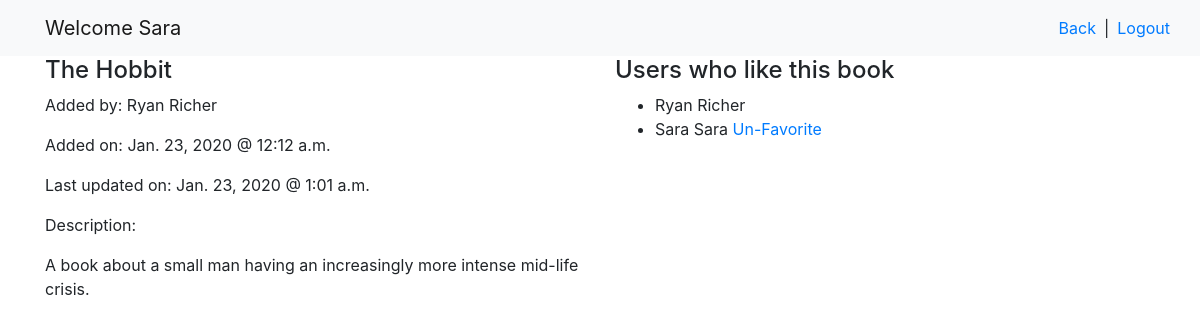
The app's page /books/1 (signed in) with its own data.
### books_app/models.py (models this page shows)
class User(models.Model):
    first_name = models.CharField(max_length=255)
    last_name = models.CharField(max_length=255)
    email = models.CharField(max_length=255)
    password = models.CharField(max_length=255)
    objects = LoginManager()
    created_at = models.DateTimeField(auto_now_add=True)
    updated_at = models.DateTimeField(auto_now=True)

class Book(models.Model):
    creator = models.ForeignKey(User, related_name="created_books", on_delete=models.CASCADE)
    favorites = models.ManyToManyField(User, related_name="favorites")
    title = models.CharField(max_length=255)
    desc = models.TextField()
    objects = BookManager()
    created_at = models.DateTimeField(auto_now_add=True)
    updated_at = models.DateTimeField(auto_now=True)

### books_app/views.py (the view, shortened to what this page needs)
# urls.py: path('books/<int:book_id>', views.show),
def show(request, book_id):
    if request.method == 'GET':
        if not request.session['userid']:
            return redirect('/')
        context = {
            'user': User.objects.get(id=request.session['userid']),
            'book': Book.objects.get(id=book_id)
        }
        return render(request, 'show.html', context)

### books_app/templates/show.html (shortened to what this page needs)
<!DOCTYPE html>
<html lang="en">
<head>
    <link rel="stylesheet" href="https://stackpath.bootstrapcdn.com/bootstrap/4.4.1/css/bootstrap.min.css">
</head>
<body>
    <nav class="navbar navbar-light bg-light">
        <div class="container">
            <a class="navbar-brand">Welcome {{ user.first_name }}</a>
            <div class="justify-content-end">
                <div class='row'>
                    <a href="/books" class="navbar-item mr-2">Back</a>
                    <span> | </span>
                    <a href="/logout" class="navbar-item ml-2">Logout</a>
                </div>
            </div>
        </div>
    </nav>
    <div class="container">
        <div class="row">
            <div class="col">
                {% if book.creator == user %}
                {% if messages %}
                <ul class="messages">
                    {% for message in messages %}
                        <li {% if message.tags %} class="{{ message.tags }}"{% endif %}>{{ message }}</li>
                    {% endfor %}
                </ul>
                {% endif %}
                    <form action="/books/{{book.id}}" method="POST">
                        {% csrf_token %}
                        <input type="hidden" name="book_id" value="{{book.id}}">
                        <input class="form-control" type="text" name="title" value="{{ book.title }}">
                {% else %}
                        <h4>{{ book.title }}</h4>
                {% endif %}
                <p>Added by: {{book.creator.first_name}} {{book.creator.last_name}}</p>
                <p>Added on: {{book.created_at|date:"N d, Y @ g:h a"}}</p>
                <p>Last updated on: {{book.updated_at|date:"N d, Y @ g:h a"}}</p>
                {% if book.creator == user %}
                        <p>Description: </p>
                        <textarea class="form-control" name="desc" rows="3">{{ book.desc }}</textarea>
                        <button type="submit" class="btn btn-primary">Update</button>
                        <a href="/delete/{{book.id}}" class="btn btn-danger">Delete</a>
                    </form>
                {% else %}
                    <p>Description: </p>
                    <p>{{ book.desc }}</p>
                {% endif %}
            </div>
            <div class="col">
                <h4>Users who like this book</h4>
                <ul>
                    {% for fav_user in book.favorites.all %}
                    <li>{{fav_user.first_name}} {{fav_user.last_name}} {% if fav_user.id == user.id %} <a href="/unfavorite/{{book.id}}">Un-Favorite</a> {% endif %}</li>
                    {% endfor %}
                </ul>
            </div>
        </div>
    </div>
</body>
</html>

### records on screen
User: first_name "Sara", last_name "Sara"
Book: title "The Hobbit", creator.first_name "Ryan", creator.last_name "Richer", created_at "Jan. 23, 2020 @ 12:12 a.m.", updated_at "Jan. 23, 2020 @ 1:01 a.m.", desc "A book about a small man having an increasingly more intense mid-life crisis."
User: first_name "Ryan", last_name "Richer"
